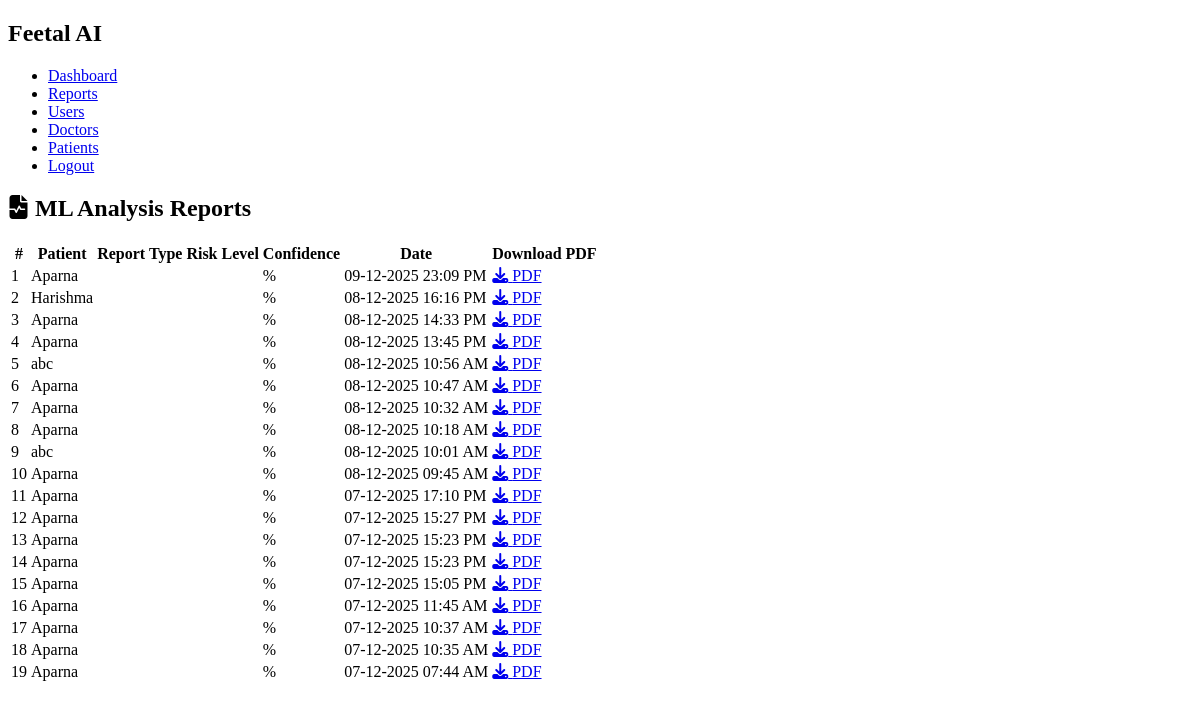
Page /dashboard/admin/reports/ (signed in) on the earlier database version.
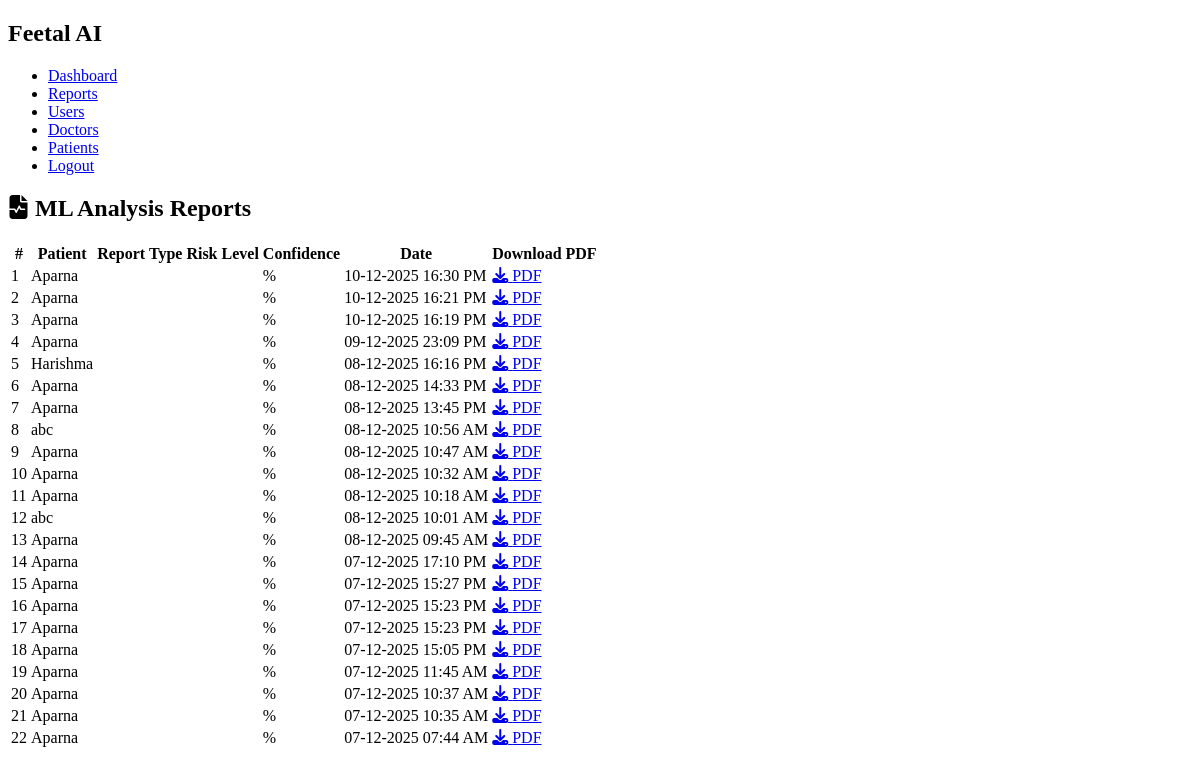
Same page on the later database version.
### feetal_app/models.py (models this page shows, shortened)
class AnalysisReport(models.Model):
    patient_name = models.CharField(max_length=255)
    patient_email = models.EmailField(blank=True)
    combined_risk_level = models.CharField(max_length=50)
    pdf = models.FileField(upload_to="analysis_reports/")
    created_at = models.DateTimeField(auto_now_add=True)

### feetal_app/views.py (the view)
# urls.py: path('dashboard/admin/reports/', views.admin_reports, name='admin_reports'),
@login_required
def admin_reports(request):
    if not request.user.is_superuser:
        messages.error(request, "Admin reports are restricted to the superuser.")
        return redirect("feetal_app:index")
    reports = AnalysisReport.objects.order_by("-created_at")
    return render(request, "dashboard/admin-reports.html", {"reports": reports})

### feetal_app/templates/dashboard/admin-reports.html (shortened to what this page needs)
{% extends 'dashboard/base.html' %}
{% load static %}
{% block content %}
<div class="dashboard-container">
    <h2 class="page-title"><i class="fas fa-file-medical-alt"></i> ML Analysis Reports</h2>
    {% if reports %}
        <table class="table table-bordered table-striped mt-4">
            <thead>
                <tr>
                    <th>#</th>
                    <th>Patient</th>
                    <th>Report Type</th>
                    <th>Risk Level</th>
                    <th>Confidence</th>
                    <th>Date</th>
                    <th>Download PDF</th>
                </tr>
            </thead>
            <tbody>
                {% for report in reports %}
                <tr>
                    <td>{{ forloop.counter }}</td>
                    <td>{{ report.patient_name }}</td>
                    <td>{{ report.analysis_type }}</td>
                    <td>
                    </td>
                    <td>{{ report.confidence }}%</td>
                    <td>{{ report.created_at|date:"d-m-Y H:i A" }}</td>
                    <td>
                        <a href="{% url 'feetal_app:download_report' report.id %}" class="btn btn-primary btn-sm">
                            <i class="fas fa-download"></i> PDF
                        </a>
                    </td>
                </tr>
                {% endfor %}
            </tbody>
        </table>
    {% else %}
        <div class="alert alert-info mt-5 text-center">
            <i class="fas fa-info-circle"></i> No reports found yet.
        </div>
    {% endif %}
</div>
{% endblock %}

### feetal_app/templates/dashboard/base.html (shortened to what this page needs)
{% load static %}
<!DOCTYPE html>
<html lang="en">
<head>
    <link rel="stylesheet" href="{% static 'css/dashboard.css' %}">
    <link rel="stylesheet" href="https://cdnjs.cloudflare.com/ajax/libs/font-awesome/6.5.0/css/all.min.css">
</head>
<body>
    <aside class="sidebar">
        <h2 class="logo">Feetal AI</h2>
        <ul>
            <li><a href="/dashboard/admin/">Dashboard</a></li>
            <li><a href="/dashboard/admin/reports/">Reports</a></li>
            <li><a href="/dashboard/admin/users/">Users</a></li>
            <li><a href="/dashboard/admin/doctors/">Doctors</a></li>
            <li><a href="/dashboard/admin/patients/">Patients</a></li>
            <li><a href="/logout/">Logout</a></li>
        </ul>
    </aside>
    <main class="content">
        {% block content %}{% endblock %}
    </main>
</body>
</html>

Differences in the rows shown:
added AnalysisReport: patient_name "Aparna", created_at "10-12-2025 16:30 PM"
added AnalysisReport: patient_name "Aparna", created_at "10-12-2025 16:21 PM"
added AnalysisReport: patient_name "Aparna", created_at "10-12-2025 16:19 PM"
